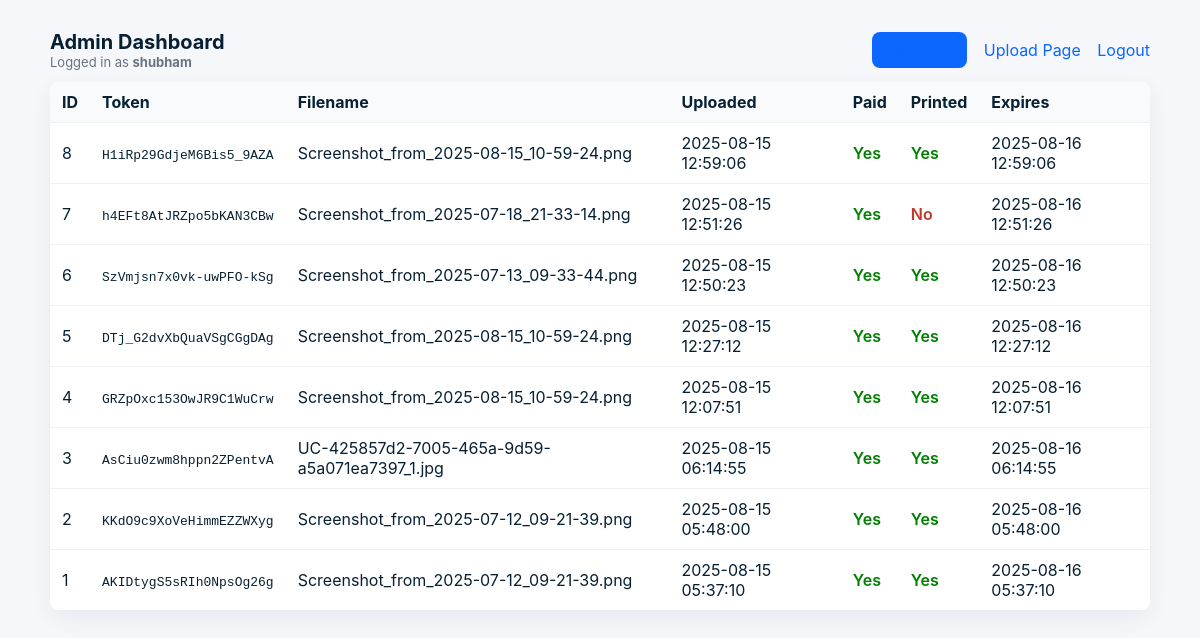
/admin (signed in), run on the app's committed database.
### tables this page shows
CREATE TABLE users (
        id INTEGER PRIMARY KEY AUTOINCREMENT,
        username TEXT UNIQUE NOT NULL,
        password TEXT NOT NULL,
        is_admin INTEGER DEFAULT 0
    );

CREATE TABLE jobs (
        id INTEGER PRIMARY KEY AUTOINCREMENT,
        token TEXT UNIQUE,
        filename TEXT,
        filepath TEXT,
        uploaded_at INTEGER,
        paid INTEGER DEFAULT 0,
        printed INTEGER DEFAULT 0,
        expires_at INTEGER
    , owner_username TEXT);

### app.py (the view)
@app.route('/admin')
@login_required(admin_only=True)
def admin():
    conn = get_db_connection()
    cur = conn.cursor()
    cur.execute('SELECT id, token, filename, uploaded_at, paid, printed, expires_at FROM jobs ORDER BY uploaded_at DESC')
    rows = cur.fetchall()
    conn.close()
    formatted = []
    for r in rows:
        formatted.append({
            'id': r[0],
            'token': r[1],
            'filename': r[2],
            'uploaded_at': datetime.fromtimestamp(r[3]).strftime("%Y-%m-%d %H:%M:%S"),
            'paid': bool(r[4]),
            'printed': bool(r[5]),
            'expires_at': datetime.fromtimestamp(r[6]).strftime("%Y-%m-%d %H:%M:%S"),
        })
    return render_template('admin.html', jobs=formatted)

### app.py (called while the page is built)
@app.context_processor
def inject_template_globals():
    max_mb = app.config.get('MAX_CONTENT_LENGTH', 0) // (1024 * 1024)
    return {
        "max_file_mb": max_mb,
        "registration_enabled": 'register' in app.view_functions
    }

def get_db_connection():
    conn = sqlite3.connect(DB_PATH)
    conn.row_factory = sqlite3.Row
    return conn

def login_required(admin_only=False):
    def decorator(f):
        @wraps(f)
        def wrapped(*args, **kwargs):
            username = session.get("user")
            if not username:
                return redirect(url_for("login", next=request.path))
            if admin_only:
                conn = get_db_connection()
                cur = conn.cursor()
                cur.execute("SELECT is_admin FROM users WHERE username=?", (username,))
                row = cur.fetchone()
                conn.close()
                if not row or row[0] != 1:
                    abort(403)
            return f(*args, **kwargs)
        return wrapped
    return decorator

### templates/admin.html (shortened to what this page needs)
<!doctype html>
<html lang="en">
<head>
</head>
<body>
  <div class="wrap">
    <header>
      <div>
        <h1>Admin Dashboard</h1>
        <div class="small">Logged in as <strong>{{ session.user }}</strong></div>
      </div>
      <div class="controls">
        <a href="{{ url_for('admin_add_user') }}" class="btn">Add User</a>
        <a href="{{ url_for('index') }}" class="link">Upload Page</a>
        <a href="{{ url_for('logout') }}" class="link">Logout</a>
      </div>
    </header>
    <table>
      <thead>
        <tr>
          <th>ID</th>
          <th>Token</th>
          <th>Filename</th>
          <th>Uploaded</th>
          <th>Paid</th>
          <th>Printed</th>
          <th>Expires</th>
        </tr>
      </thead>
      <tbody>
        {% for job in jobs %}
        <tr>
          <td>{{ job.id }}</td>
          <td><code>{{ job.token }}</code></td>
          <td>{{ job.filename }}</td>
          <td>{{ job.uploaded_at }}</td>
          <td>{% if job.paid %}<span class="ok">Yes{% else %}<span class="no">No{% endif %}</span></td>
          <td>{% if job.printed %}<span class="ok">Yes{% else %}<span class="no">No{% endif %}</span></td>
          <td>{{ job.expires_at }}</td>
        </tr>
        {% else %}
        <tr><td colspan="7" style="text-align:center;padding:20px">No jobs yet</td></tr>
        {% endfor %}
      </tbody>
    </table>
  </div>
</body>
</html>

### templates/admin.html (style rules this page uses)
body { font-family:Inter,system-ui,Segoe UI,Roboto,Arial;background:#f5f7fb;color:#082033;margin:0;padding:18px }
.wrap { max-width:1100px;margin:12px auto }
header { display:flex;justify-content:space-between;align-items:center;margin-bottom:12px }
h1 { margin:0;font-size:20px }
.controls a { margin-left:12px;color:#0b67ff;text-decoration:none }
table { width:100%;border-collapse:collapse;background:#fff;border-radius:8px;overflow:hidden;box-shadow:0 8px 24px rgba(12,22,40,0.06) }
th,td { padding:10px 12px;border-bottom:1px solid #eef2f6;text-align:left }
th { background:#f8fafc }
tr:last-child td { border-bottom:0 }
.ok { color:green;font-weight:600 }
.no { color:#c0392b;font-weight:600 }
.small { font-size:13px;color:#6b7380 }
.btn { background:#0b67ff;color:#fff;padding:8px 12px;border-radius:8px;border:0;cursor:pointer }
.link { background:transparent;border:0;color:#0b67ff;cursor:pointer;text-decoration:underline }

### data on the page
users: user "shubham"
jobs: id "8", token "H1iRp29GdjeM6Bis5_9AZA", filename "Screenshot_from_2025-08-15_10-59-24.png", uploaded_at "2025-08-15 12:59:06", paid "Yes", printed "Yes", expires_at "2025-08-16 12:59:06"
jobs: id "7", token "h4EFt8AtJRZpo5bKAN3CBw", filename "Screenshot_from_2025-07-18_21-33-14.png", uploaded_at "2025-08-15 12:51:26", paid "Yes", printed "No", expires_at "2025-08-16 12:51:26"
jobs: id "6", token "SzVmjsn7x0vk-uwPFO-kSg", filename "Screenshot_from_2025-07-13_09-33-44.png", uploaded_at "2025-08-15 12:50:23", paid "Yes", printed "Yes", expires_at "2025-08-16 12:50:23"
jobs: id "5", token "DTj_G2dvXbQuaVSgCGgDAg", filename "Screenshot_from_2025-08-15_10-59-24.png", uploaded_at "2025-08-15 12:27:12", paid "Yes", printed "Yes", expires_at "2025-08-16 12:27:12"
jobs: id "4", token "GRZpOxc153OwJR9C1WuCrw", filename "Screenshot_from_2025-08-15_10-59-24.png", uploaded_at "2025-08-15 12:07:51", paid "Yes", printed "Yes", expires_at "2025-08-16 12:07:51"
jobs: id "3", token "AsCiu0zwm8hppn2ZPentvA", filename "UC-425857d2-7005-465a-9d59-a5a071ea7397_1.jpg", uploaded_at "2025-08-15 06:14:55", paid "Yes", printed "Yes", expires_at "2025-08-16 06:14:55"
jobs: id "2", token "KKdO9c9XoVeHimmEZZWXyg", filename "Screenshot_from_2025-07-12_09-21-39.png", uploaded_at "2025-08-15 05:48:00", paid "Yes", printed "Yes", expires_at "2025-08-16 05:48:00"
jobs: id "1", token "AKIDtygS5sRIh0NpsOg26g", filename "Screenshot_from_2025-07-12_09-21-39.png", uploaded_at "2025-08-15 05:37:10", paid "Yes", printed "Yes", expires_at "2025-08-16 05:37:10"
